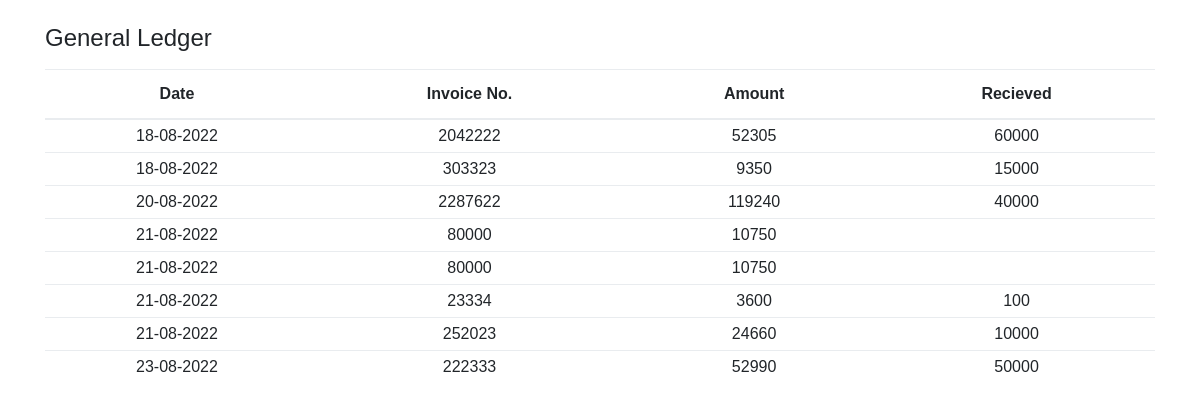
Screenshot of /customer_ledger.php?id=1 with the database file from the repository.
### tables this page shows
CREATE TABLE `sales` (
  `sale_id` int(22) NOT NULL,
  `customer_id` int(11) DEFAULT NULL,
  `invoice_number` int(50) NOT NULL,
  `invoice_amount` varchar(50) DEFAULT NULL,
  `amount_recieved` varchar(50) DEFAULT NULL,
  `date` varchar(50) NOT NULL
);

### process/model.php (called while the page is built, shortened)
<?php
class database{
    private $servername='localhost';
    private $username='root';
    private $password='';
    private $dbname='berger';
    private $mysqli='';
    public function __construct(){
        $this->mysqli = new mysqli($this->servername,$this->username,$this->password,$this->dbname);
    }
    public function custom_query($query){
        $array = array();
        $result = $this->mysqli->query($query);
        while($row = mysqli_fetch_assoc($result))
        {
            $array[] = $row;
        }
        return $array;
    }
}
?>

### customer_ledger.php (the view, shortened to what this page needs)
<?php
    include 'process/model.php';
    $obj = new database();
    $customer_id = $_GET['id'];
    $query="SELECT * FROM SALES WHERE customer_id = $customer_id";
    $ledger = $obj->custom_query($query);
?>
<!DOCTYPE html>
<html lang="en">
    <head>
        <link rel="stylesheet" href="assets/css/bootstrap.css">
    </head>
    <body onload="self.print()">
        <div class="container mt-4" >
            <h4>General Ledger</h4>
            <table class="table">
                <thead>
                    <tr class="text-center">
                        <th>Date</th>
                        <th>Invoice No.</th>
                        <th>Amount</th>
                        <th>Recieved </th>
                    </tr>
                </thead>
                <tbody>
                    <?php foreach($ledger as $ld ): ?>
                        <tr class="text-center">
                            <td class="text-center"><?php echo $ld['date']; ?></td>
                            <td><?php echo $ld['invoice_number']; ?></td>
                            <td><?php echo $ld['invoice_amount']; ?></td>
                            <td><?php echo $ld['amount_recieved']; ?></td>
                        </tr>
                    <?php endforeach; ?>
                </tbody>
            </table>
        </div>
    </body>
</html>

### customer_ledger.php (style rules this page uses)
* { font-family: sans-serif; }
.table td { padding:0.25rem; }

### rows the page displays
sales: date "18-08-2022", invoice_number "2042222", invoice_amount "52305", amount_recieved "60000"
sales: date "18-08-2022", invoice_number "303323", invoice_amount "9350", amount_recieved "15000"
sales: date "20-08-2022", invoice_number "2287622", invoice_amount "119240", amount_recieved "40000"
sales: date "21-08-2022", invoice_number "80000", invoice_amount "10750"
sales: date "21-08-2022", invoice_number "80000", invoice_amount "10750"
sales: date "21-08-2022", invoice_number "23334", invoice_amount "3600", amount_recieved "100"
sales: date "21-08-2022", invoice_number "252023", invoice_amount "24660", amount_recieved "10000"
sales: date "23-08-2022", invoice_number "222333", invoice_amount "52990", amount_recieved "50000"
